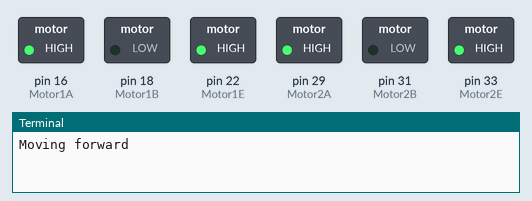
A program run on a simulated Raspberry Pi (header pin numbers). On the bench: switched loads named in the program (green lamp = pin HIGH), the last lines printed to the terminal. At 4.0 s the program stops and its outputs stay as they are.

Above: at 0.1 s.
At 2.1 s:
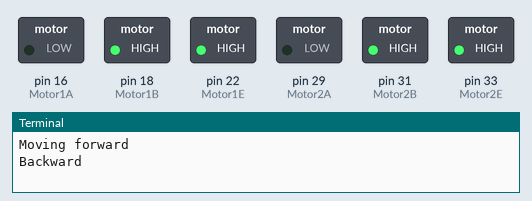
At 4.1 s:
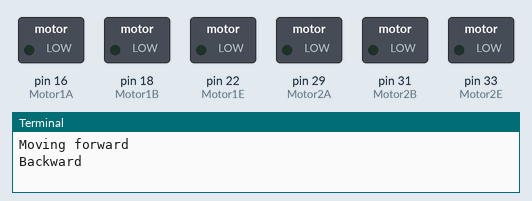
Timing chart, 0 to 5.5 s (numbered marks = the images above):
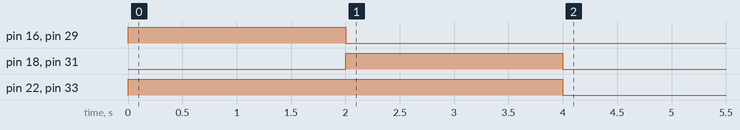

Measured:
- by itself, pin 16 (Motor1A), pin 29 (Motor2A): LOW → HIGH at 0.00 s, → LOW 2.0 s later
- by itself, pin 18 (Motor1B), pin 31 (Motor2B): LOW → HIGH at 2.0 s, → LOW 2.0 s later
- by itself, pin 22 (Motor1E), pin 33 (Motor2E): LOW → HIGH at 0.00 s, → LOW 4.0 s later

The program:

motor2.py
```python
import RPi.GPIO as GPIO
from time import sleep

GPIO.setmode(GPIO.BOARD)

Motor1A = 16
Motor1B = 18
Motor1E = 22

Motor2A = 29
Motor2B = 31
Motor2E = 33

GPIO.setup(Motor1A,GPIO.OUT)
GPIO.setup(Motor1B,GPIO.OUT)
GPIO.setup(Motor1E,GPIO.OUT)

GPIO.setup(Motor2A,GPIO.OUT)
GPIO.setup(Motor2B,GPIO.OUT)
GPIO.setup(Motor2E,GPIO.OUT)

print "Moving forward"

GPIO.output(Motor1A,GPIO.HIGH)
GPIO.output(Motor1B,GPIO.LOW)
GPIO.output(Motor1E,GPIO.HIGH)

GPIO.output(Motor2A,GPIO.HIGH)
GPIO.output(Motor2B,GPIO.LOW)
GPIO.output(Motor2E,GPIO.HIGH)

sleep(2)

print "Backward"

GPIO.output(Motor1A,GPIO.LOW)
GPIO.output(Motor1B,GPIO.HIGH)
GPIO.output(Motor1E,GPIO.HIGH)

GPIO.output(Motor2A,GPIO.LOW)
GPIO.output(Motor2B,GPIO.HIGH)
GPIO.output(Motor2E,GPIO.HIGH)

sleep(2)

GPIO.output(Motor1E,GPIO.LOW)
GPIO.output(Motor2E,GPIO.LOW)

GPIO.cleanup()
```
